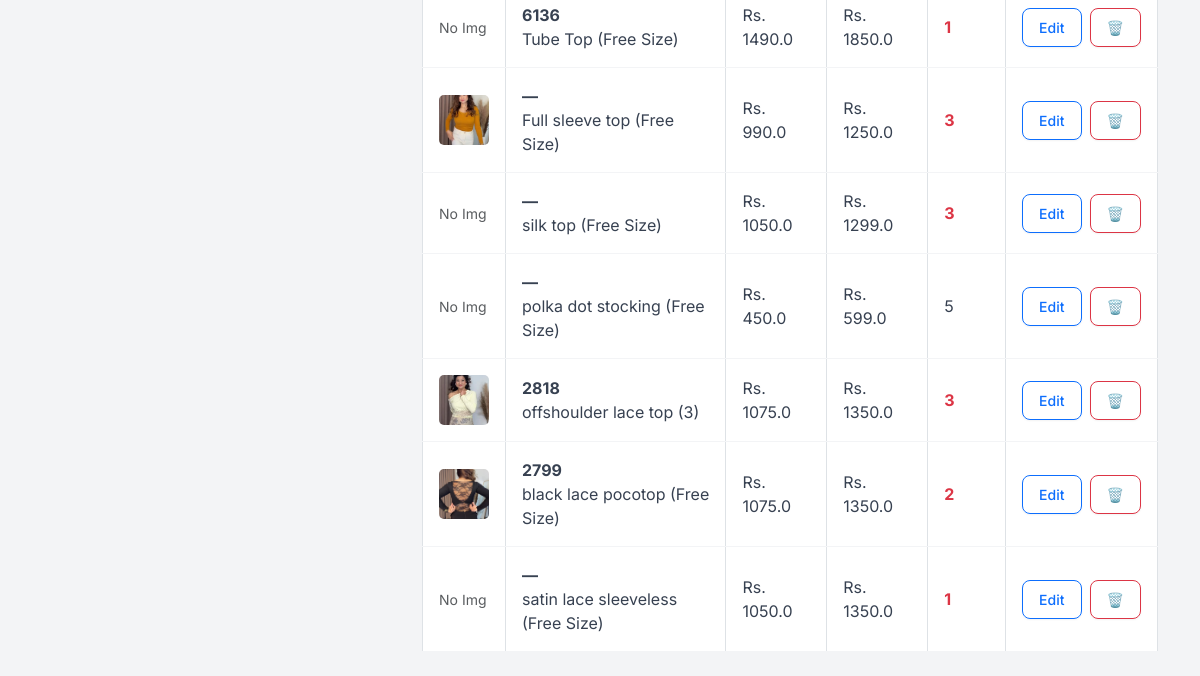
The page /inventory (lower part) on the database as committed earlier.
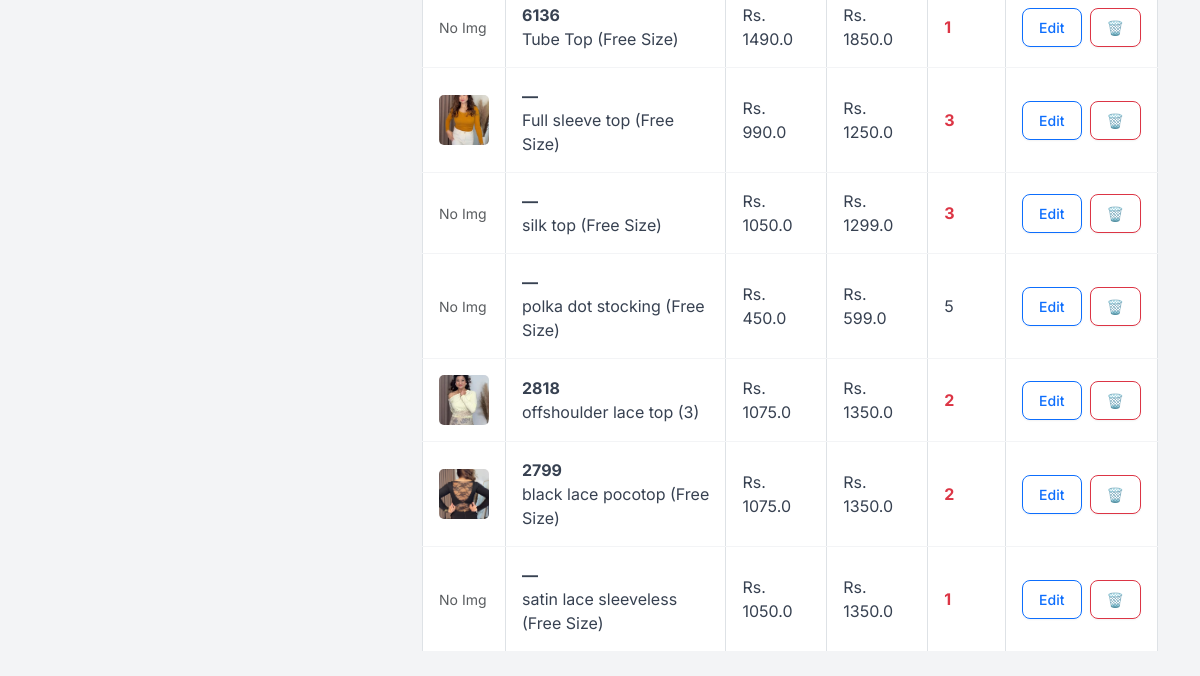
The same page on the database as committed later.
### app.py (models this page shows)
class Product(db.Model):
    id = db.Column(db.Integer, primary_key=True)
    sku = db.Column(db.String(50), unique=True, nullable=True)
    name = db.Column(db.String(100), nullable=False)
    size = db.Column(db.String(10), nullable=False)
    cost_price = db.Column(db.Float, default=0.0)
    price = db.Column(db.Float, nullable=False)
    stock = db.Column(db.Integer, default=0)
    image = db.Column(db.String(100), nullable=True)

### app.py (the view, shortened to what this page needs)
@app.route('/inventory', methods=['GET', 'POST'])
def inventory():
    products = Product.query.all()
    return render_template('inventory.html', products=products)

### templates/inventory.html (shortened to what this page needs)
{% extends "layout.html" %}
{% block content %}
<div class="row">
    <div class="col-md-4">
    </div>
    <div class="col-md-8">
        <table class="table table-bordered bg-white align-middle">
            <tbody>
                {% for p in products %}
                <tr>
                    <td>
                        {% if p.image %}
                        <img src="{{ url_for('static', filename='uploads/' + p.image) }}" width="50" height="50" style="object-fit: cover; border-radius: 5px;">
                        {% else %}
                        <span class="text-muted small">No Img</span>
                        {% endif %}
                    </td>
                    <td>
                        <strong>{{ p.sku if p.sku else '—' }}</strong><br>
                        {{ p.name }} ({{ p.size }})
                    </td>
                    <td>Rs. {{ p.cost_price }}</td>
                    <td>Rs. {{ p.price }}</td>
                    <td class="{{ 'text-danger fw-bold' if p.stock < 5 else '' }}">{{ p.stock }}</td>
                    <td>
                        <div class="d-flex gap-2">
                            <a href="/edit_product/{{ p.id }}" class="btn btn-sm btn-outline-primary">Edit</a>
                            <a href="/delete_product/{{ p.id }}"
                               class="btn btn-sm btn-outline-danger"
                               onclick="return confirm('Are you sure? This cannot be undone.')">
                                🗑️
                            </a>
                        </div>
                    </td>
                </tr>
                {% endfor %}
            </tbody>
        </table>
    </div>
</div>
{% endblock %}

Rows that differ between the two databases and show on the page:
changed Product "offshoulder lace top": stock "3" → "2"
